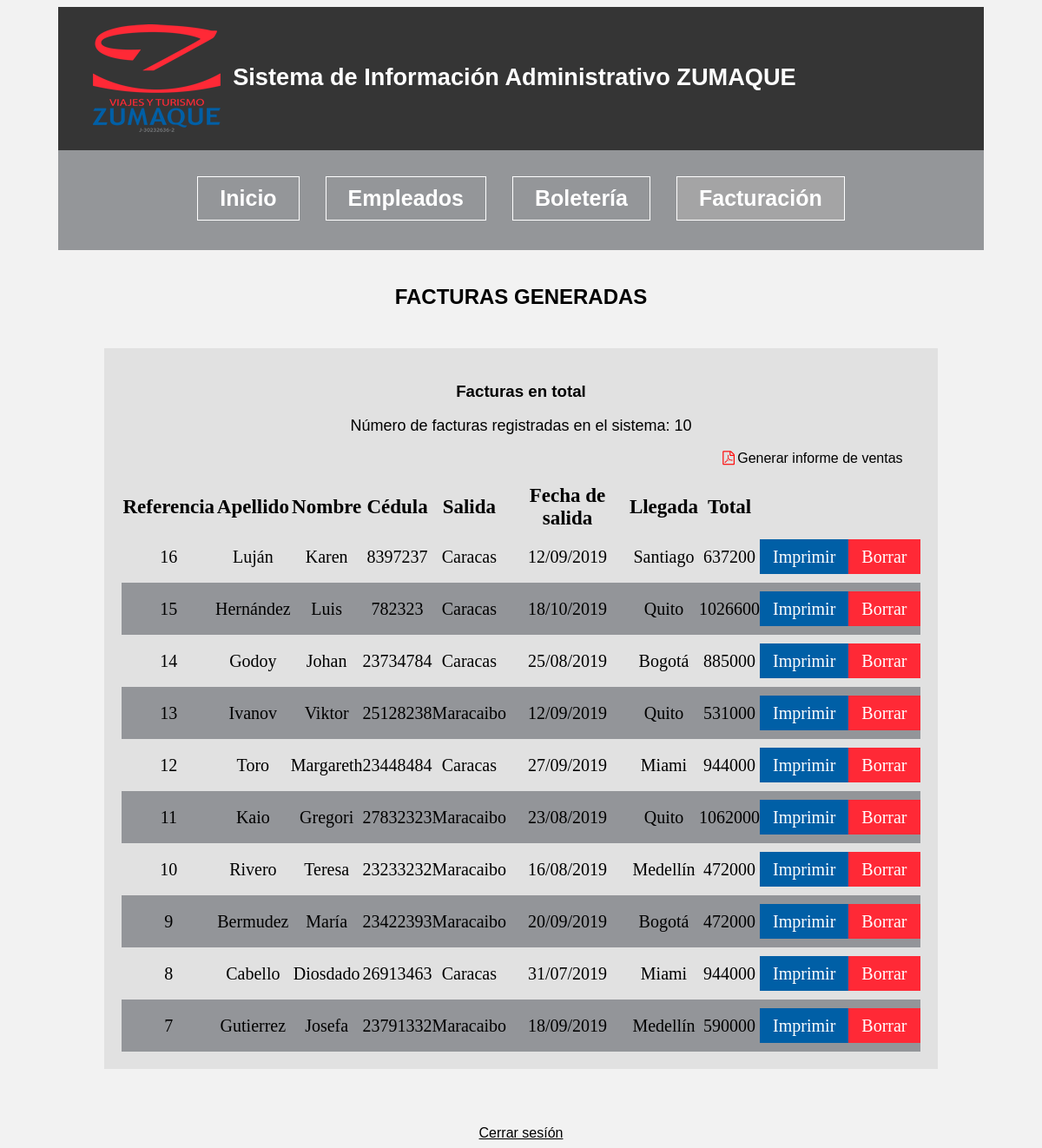
Screenshot of /facturacion.php (signed in) with the database file from the repository.
### tables this page shows
CREATE TABLE `facturas` (
  `idFactura` int(11) NOT NULL,
  `nombreCliente` varchar(25) NOT NULL,
  `apellidoCliente` varchar(25) NOT NULL,
  `cedulaCliente` varchar(15) NOT NULL,
  `telefonoCliente` varchar(15) NOT NULL,
  `aereolinea_id` int(11) NOT NULL,
  `idDestino_salida` int(11) NOT NULL,
  `idDestino_llegada` int(11) NOT NULL,
  `fecha_salida` date NOT NULL,
  `fecha_llegada` date NOT NULL,
  `hora_salida` time NOT NULL,
  `hora_llegada` time NOT NULL,
  `costo` int(255) NOT NULL,
  `idForma_pago` int(11) NOT NULL
);

CREATE TABLE `destinos` (
  `idDestino` int(11) NOT NULL,
  `destino` varchar(20) NOT NULL
);

### facturacion.php (the view, shortened to what this page needs)
<?php session_start();
	try {
		require_once("funciones/bd_conexion.php");
		$sql = " SELECT idFactura, apellidoCliente, nombreCliente, cedulaCliente, destinos_salida.destino as salida, destinos_llegada.destino as llegada, fecha_salida , costo FROM facturas ";
		$sql .=" INNER JOIN destinos as destinos_salida ON destinos_salida.idDestino = facturas.idDestino_salida  ";
		$sql .=" INNER JOIN destinos as destinos_llegada ON destinos_llegada.idDestino = facturas.idDestino_llegada ";
		$sql .=" ORDER BY idFactura DESC";
		$conn->set_charset('utf8');
		$resultado = $conn->query($sql);
	} catch (Exception $e) {
		$error = $e->getMessage();
	}
 ?>
 <!DOCTYPE html>
<html lang="es">
<head>
	<link rel="stylesheet" href="css/estilos.css">
	<link rel="stylesheet" href="css/font-awesome.min.css">
</head>
<body>
	<div class="contenedor">
	<header class="site-header clearfix">
		<div class="logo">
			<img src="img/logo.jpg" alt="">
		</div>
		<div class="titulo">
			<h1>Sistema de Información Administrativo ZUMAQUE</h1>
		</div>
	</header>
		<div class="barra clearfix">
			<nav class="navegacion">
					<ul class="clearfix">
						<li><a href="inicio.php">Inicio</a></li>
						<li><a href="empleados.php">Empleados</a></li>
						<li><a href="boleteria.php">Boletería</a></li>
						<li><a class="activo" href="facturacion.php">Facturación</a></li>
					</ul>
			</nav>
		</div>
		<div class="contenido">
			<h2>Facturas generadas</h2>
			<div class="contenido existentes">
				<h3>Facturas en total</h3>
				<p class="empleados-registrados">
					Número de facturas registradas en el sistema: <?php echo $resultado->num_rows; ?>
				</p>
			<span class="generar"><i class="fa fa-file-pdf-o"></i><a href="print_pdf_reportes.php">Generar informe de ventas</a></span>
		<div class="table-responsive-vertical">
				<table class ="table table-bordered table-striped table-hover">
			<thead>
				<tr>
					<th>Referencia</th>
					<th>Apellido</th>
					<th>Nombre</th>
					<th>Cédula</th>
					<th>Salida</th>
					<th>Fecha de salida</th>
					<th>Llegada</th>
					<th>Total</th>
					<th></th>
					<th></th>
				</tr>
			</thead>
			<tbody>
				 	 <?php while($registros = $resultado->fetch_assoc() ){ ?>
				 	 	<?php $total = ( $registros['costo'] * 0.18 ) + $registros['costo']; ?>
				 	<tr>
				 		<td data-title="Referencia">
				 			<?php echo $registros['idFactura']; ?>
				 		</td>
				 		<td data-title="Apellido">
				 		 	<?php echo $registros['apellidoCliente']; ?>
				 		</td>
				 		<td data-title="Nombre">
				 			<?php echo $registros['nombreCliente']; ?>
				 		</td>
				 		<td data-title="Cedula">
				 		 	<?php echo $registros['cedulaCliente']; ?>
				 		</td>
				 		<td data-title="Salida">
				 			<?php echo $registros['salida']; ?>
				 		</td>
				 		<td data-title="Fecha de salida">
				 		 	<?php echo date("d/m/Y", strtotime($registros['fecha_salida'])); ?>
				 		</td>
				 		<td data-title="Llegada">
				 		 	<?php echo $registros['llegada']; ?>
				 		</td>
				 		<td data-title="Total">
				 		 	<?php echo $total; ?>
				 		</td>
			 			<td data-title="">
				 			<a class ="boton editar" href="print_pdf.php?id=<?php echo $registros['idFactura']; ?>">Imprimir</a>
						</td>
				 		<td data-title="" class="eliminar">
				 			<a class ="boton eliminar" id="eliminar"  onclick="return confirm('¿Estás seguro de que quieres eliminar esta factura? Esta acción no se puede deshacer.');" href="eliminarfactura.php?id=<?php echo $registros['idFactura']; ?>">Borrar</a>
				 		</td>
				 	</tr>
				 	<?php  }?>
			</tbody>
		</table>
	</div>
	</div>
	</div>
	</div>
<footer>
	<div>
	<a href="funciones/close.php">Cerrar sesíón</a>
	</div>
</footer>
</body>
</html>

### css/estilos.css (style rules this page uses)
html { box-sizing: border-box; }
*,*:before,*:after { box-sizing: inherit; }
.clearfix:before, .clearfix:after { content: " "; display: table; }
.clearfix:after { clear: both; }
body { font-family: sans-serif; background-color: #f2f2f2; }
body .activo { background-color: #b2b1af8c; }
h1, h2 { padding:0; margin:0; }
h2 { text-align: center; padding: 15px 0 30px 0; text-transform: uppercase; }
.contenedor { width: 98%; margin: 0 auto; }
@media only screen and (min-width: 480px) { .contenedor { width: 95%; } }
@media only screen and (min-width: 768px) { .contenedor { width: 90%; } }
@media only screen and (min-width: 992px) { .contenedor { width: 90%; max-width: 1700px; } }
header.site-header { background-color: #353535; padding: 15px 30px; }
div.logo { float:left; width: 50%; }
div.titulo { float: right; width: 50%; }
div.titulo h1 { font-size: 1.7em; color: white; }
@media only screen and (min-width: 992px) { div.logo { float:left; width: 15%; } }
@media only screen and (min-width: 992px) { div.titulo { float: right; width: 83%; padding-top: 50px; } }
div.barra { padding: 20px 0; background-color: rgba(44, 48, 56, 0.48); }
nav.navegacion { float:left; width:100%; text-align: center; display: none; }
@media only screen and (min-width: 768px) { nav.navegacion { display: block; } }
nav.navegacion ul { margin: 0; padding: 0; display: inline-block; }
nav.navegacion li:first-child { margin-left: 0; }
@media only screen and (min-width: 768px) { nav.navegacion ul li { float: left; margin: 10px 0 10px 30px; } }
nav.navegacion ul li a { display: block; text-decoration: none; color: white; padding: 15px 20px; margin: 0 auto; font-size: 15px; border: 0.2px solid white; font-weight: bold; padding: 10px 25px; font-size: 25px; }
div.contenido { padding:25px 5%; background-color: #f2f2f2; }
ul { text-decoration: none; list-style:none; }
div.contenido.existentes { text-align: center; margin: 15px auto 0 auto; padding: 20px; background-color: #e1e1e1; }
p.empleados-registrados { font-size: 18px; }
div.existentes table { margin: 0 auto; }
div.existentes table { padding: 80px; width: 100%; font-family: geneva; font-size: 16px; border-collapse: collapse; }
div.existentes table tr td { padding: 10px 0; font-size: 20px; line-height: 20px; }
div.existentes table tbody tr:nth-child(even) { background-color: rgb(147, 149, 153); }
div.existentes table th { font-size: 23px; margin-bottom: 7px; }
.boton { display: block; text-decoration: none; color: white; padding: 10px 15px; }
.boton.editar { background-color: #005fa6; }
.boton.eliminar { background-color: #ff2936; }
footer div { margin-top: 5vh; text-align: center; }
footer div a { color:black; }
span.generar { display: block; text-align: right; margin: 0 20px 20px 0; }
span.generar i { margin-right: 5px; color:red; width: 12px; }
span.generar a { color: black; text-decoration: none; }

### rows the page displays
facturas: idFactura "16", apellidoCliente "Luján", nombreCliente "Karen", cedulaCliente "8397237", idDestino_salida.destino "Caracas", fecha_salida "12/09/2019", idDestino_llegada.destino "Santiago", costo "637200"
facturas: idFactura "15", apellidoCliente "Hernández", nombreCliente "Luis", cedulaCliente "782323", idDestino_salida.destino "Caracas", fecha_salida "18/10/2019", idDestino_llegada.destino "Quito", costo "1026600"
facturas: idFactura "14", apellidoCliente "Godoy", nombreCliente "Johan", cedulaCliente "23734784", idDestino_salida.destino "Caracas", fecha_salida "25/08/2019", idDestino_llegada.destino "Bogotá", costo "885000"
facturas: idFactura "13", apellidoCliente "Ivanov", nombreCliente "Viktor", cedulaCliente "25128238", idDestino_salida.destino "Maracaibo", fecha_salida "12/09/2019", idDestino_llegada.destino "Quito", costo "531000"
facturas: idFactura "12", apellidoCliente "Toro", nombreCliente "Margareth", cedulaCliente "23448484", idDestino_salida.destino "Caracas", fecha_salida "27/09/2019", idDestino_llegada.destino "Miami", costo "944000"
facturas: idFactura "11", apellidoCliente "Kaio", nombreCliente "Gregori", cedulaCliente "27832323", idDestino_salida.destino "Maracaibo", fecha_salida "23/08/2019", idDestino_llegada.destino "Quito", costo "1062000"
facturas: idFactura "10", apellidoCliente "Rivero", nombreCliente "Teresa", cedulaCliente "23233232", idDestino_salida.destino "Maracaibo", fecha_salida "16/08/2019", idDestino_llegada.destino "Medellín", costo "472000"
facturas: idFactura "9", apellidoCliente "Bermudez", nombreCliente "María", cedulaCliente "23422393", idDestino_salida.destino "Maracaibo", fecha_salida "20/09/2019", idDestino_llegada.destino "Bogotá", costo "472000"
facturas: idFactura "8", apellidoCliente "Cabello", nombreCliente "Diosdado", cedulaCliente "26913463", idDestino_salida.destino "Caracas", fecha_salida "31/07/2019", idDestino_llegada.destino "Miami", costo "944000"
facturas: idFactura "7", apellidoCliente "Gutierrez", nombreCliente "Josefa", cedulaCliente "23791332", idDestino_salida.destino "Maracaibo", fecha_salida "18/09/2019", idDestino_llegada.destino "Medellín", costo "590000"

### other values shown
$resultado->num_rows "10"
